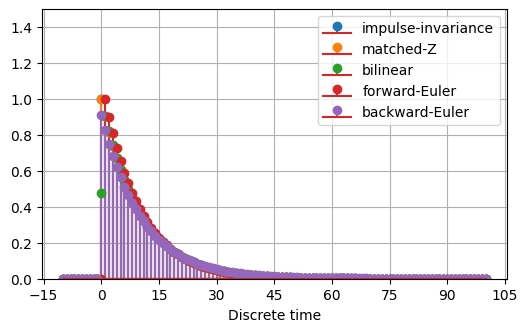

Source code (Python):
import numpy as np
from matplotlib.pyplot import subplots, style, savefig, show

from lcapy import *

h = exp(-t) * u(t)
h1 = h(n, method='impulse-invariance').subs(dt, 0.1)
h2 = h(n, method='matched-Z').subs(dt, 0.1)
h3 = h(n, method='bilinear').subs(dt, 0.1)
h4 = h(n, method='forward-euler').subs(dt, 0.1)
h5 = h(n, method='backward-euler').subs(dt, 0.1)

fig, axes = subplots(1, figsize=(6, 3.5))

h1.plot((-10, 100), axes=axes, label='impulse-invariance', color='C0')
h2.plot((-10, 100), axes=axes, label='matched-Z', color='C1')
h3.plot((-10, 100), axes=axes, label='bilinear', color='C2')
h4.plot((-10, 100), axes=axes, label='forward-Euler', color='C3')
h5.plot((-10, 100), axes=axes, label='backward-Euler', color='C4')
axes.set_ylim(0, 1.5)

axes.legend()

savefig(__file__.replace('.py', '.png'), bbox_inches='tight')
